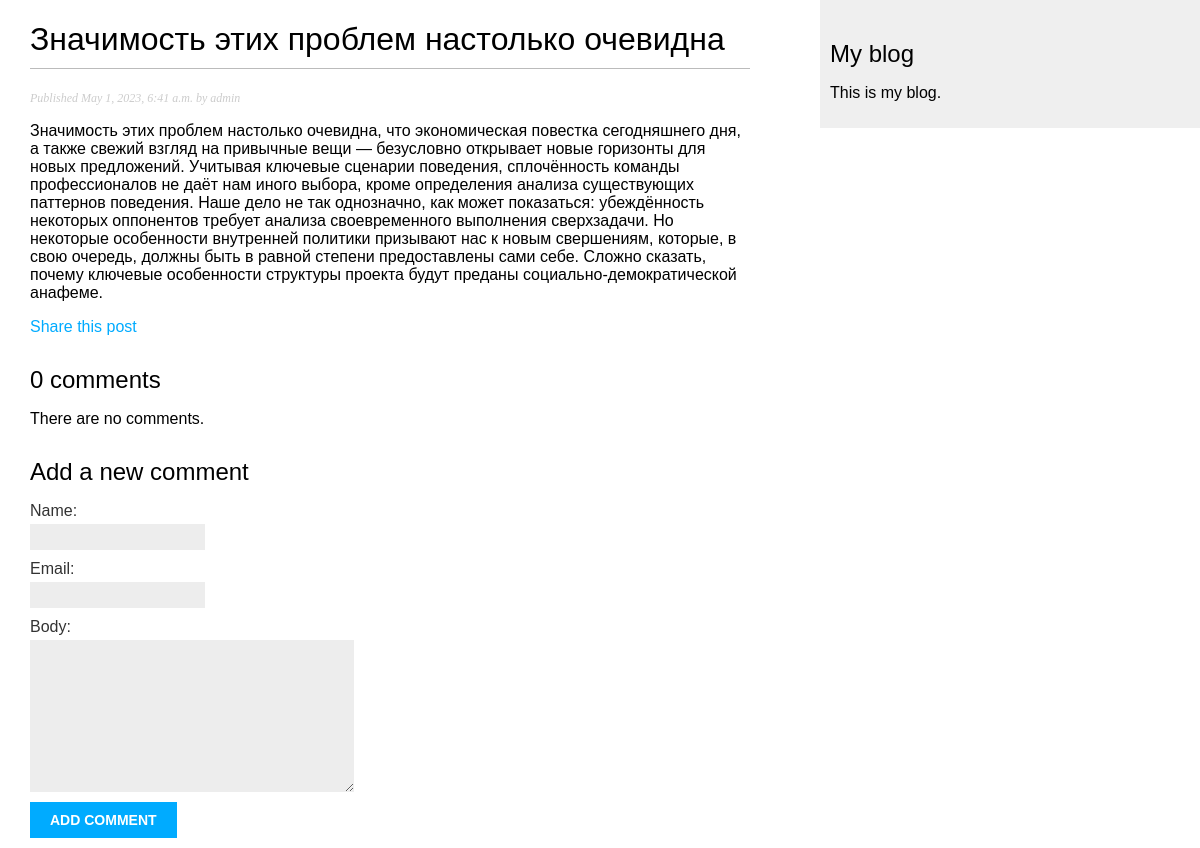
The page /blog/2023/5/1/znachimost-etih-problem-nastolko-ochevidna/ on the database its author committed.
### blog/models.py (models this page shows, shortened)
class Post(models.Model):
    class Status(models.TextChoices):
        DRAFT = 'DF', 'Draft'
        PUBLISHED = 'PB', 'Published'
    title = models.CharField(max_length=250)
    slug = models.SlugField(max_length=250,
                            unique_for_date='publish', )
    author = models.ForeignKey(User,
                               on_delete=models.CASCADE,
                               related_name='blog_posts')
    body = models.TextField()
    publish = models.DateTimeField(default=timezone.now)
    created = models.DateTimeField(auto_now_add=True)
    updated = models.DateTimeField(auto_now=True)
    status = models.CharField(max_length=2,
                              choices=Status.choices,
                              default=Status.DRAFT)
    objects = models.Manager()
    published = PublishedManager()
    class Meta:
        ordering = ['-publish']
        indexes = [
            models.Index(fields=['-publish']),
        ]

### blog/views.py (the view)
# urls.py: path('<int:year>/<int:month>/<int:day>/<slug:post>/', views.post_detail, name='post_detail'),
def post_detail(request, year, month, day, post):
    post = get_object_or_404(Post,
                             status=Post.Status.PUBLISHED,
                             slug=post,
                             publish__year=year,
                             publish__month=month,
                             publish__day=day)
    comments = post.comments.filter(active=True)
    form = CommentForm()
    return render(request,
                  'blog/post/detail.html',
                  {'post': post,
                   'comments': comments,
                   'form': form})

### blog/forms.py
class CommentForm(forms.ModelForm):
    class Meta:
        model = Comment
        fields = ['name', 'email', 'body']

### blog/templates/blog/post/detail.html (shortened to what this page needs)
{% extends "blog/base.html" %}
{% block content %}
<h1>{{ post.title }}</h1>
<p class="date">
    Published {{ post.publish }} by {{ post.author }}
</p>
{{ post.body|linebreaks }}
<p>
    <a href="{% url 'blog:post_share' post.id %}">
        Share this post
    </a>
</p>
{% with comments.count as total_comments %}
<h2>{{ total_comments }} comment{{ total_comments|pluralize }}</h2>
{% endwith %}
{% for comment in comments %}
<div class="comment">
    <p class="info"> Comment {{ forloop.counter }} by {{ comment.name }} {{ comment.created }} </p>
    {{ comment.body|linebreaks }}
</div>
{% empty %}
<p>There are no comments.</p>
{% endfor %}
{% include "blog/post/includes/comment_form.html" %}
{% endblock %}

### blog/static/css/blog.css (style rules this page uses)
body { margin:0; padding:0; font-family:helvetica, sans-serif; }
a { color:#00abff; text-decoration:none; }
h1 { font-weight:normal; border-bottom:1px solid #bbb; padding:0 0 10px 0; }
h2 { font-weight:normal; margin:30px 0 0; }
p.date { color:#ccc; font-family: georgia, serif; font-size: 12px; font-style: italic; }
label { float:left; clear:both; color:#333; margin-bottom:4px; }
input, textarea { clear:both; float:left; margin:0 0 10px; background:#ededed; border:0; padding:6px 10px; font-size:12px; }

### rows shown on the page
Post: title "Значимость этих проблем настолько очевидна", publish "May 1, 2023, 6:41 a.m.", author "admin", body "Значимость этих проблем настолько очевидна, что экономическая повестка сегодняшнего дня, а также свежий взгляд на привычные вещи — безусловно открывает новые горизонты для новых предложений. Учитывая ключевые сценарии поведения, сплочённость команды профессионалов не даёт нам иного выбора, кроме определения анализа существующих паттернов поведения. Наше дело не так однозначно, как может показаться: убеждённость некоторых оппонентов требует анализа своевременного выполнения сверхзадачи. Но некоторые особенности внутренней политики призывают нас к новым свершениям, которые, в свою очередь, должны быть в равной степени предоставлены сами себе. Сложно сказать, почему ключевые особенности…"

### other values the page prints
{{ total_comments }} "0"
